Frame 1 (no input): blank canvas, image omitted
Frame 60 (no input): blank canvas, image omitted
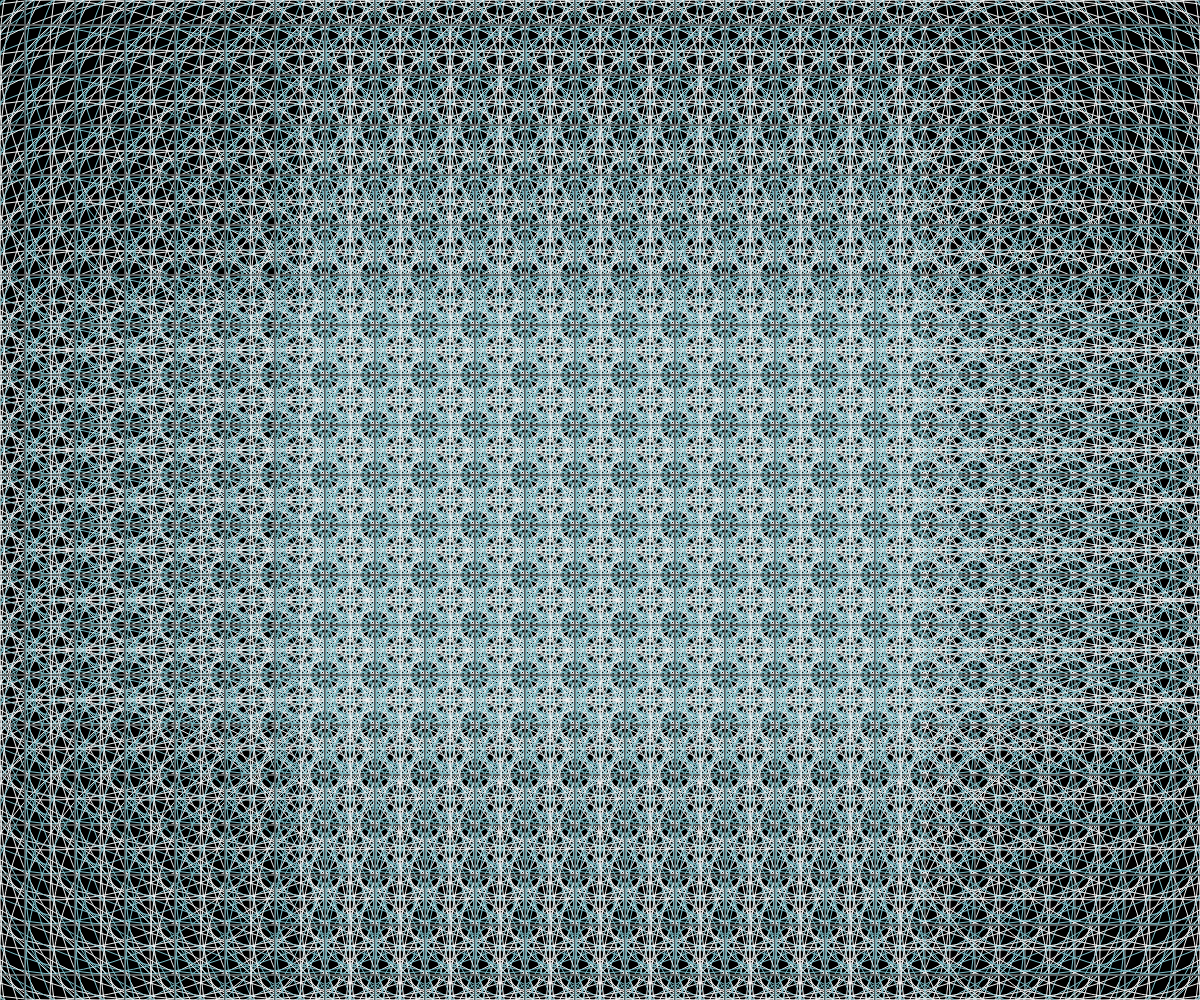
Frame 120 (the mouse pressed at the canvas centre since frame 60)

The p5.js sketch whose frames 1 and 60 were blank and that drew this single picture after the mouse press (run headless with seeded random() and noise() and a simulated clock; from frame 60 on, the mouse is pressed at the canvas centre):

// p5.js sketch
// ── sketch.js
function setup() {
  createCanvas(windowWidth, windowHeight);
}

function draw() {
background(0);
  noFill()
  stroke(255)

  for(var i =0;i<int(width/50);i++){
    for(var j=0;j<int(height/50);j++){
      stroke("#7EC4CF")
      ellipse(25+(i*50),25+(j*50),mouseX)
      stroke(mouseX%256)
      rectMode(CENTER)
      rect(25+(i*50),25+(j*50),mouseX)
      stroke(mouseY%256)
      ellipse(50+(i*50),50+(j*50),mouseX)
    }
  }
  }
